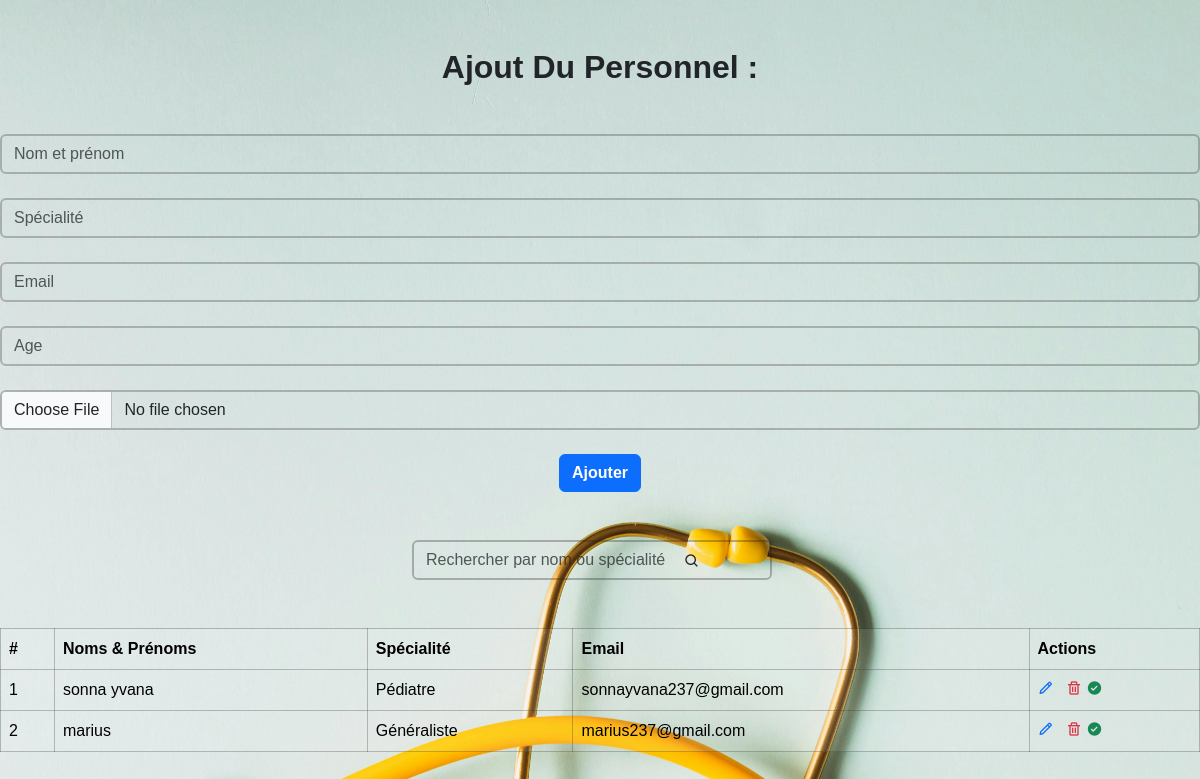
Before: /add_medecin/ (signed in) with the older database file.
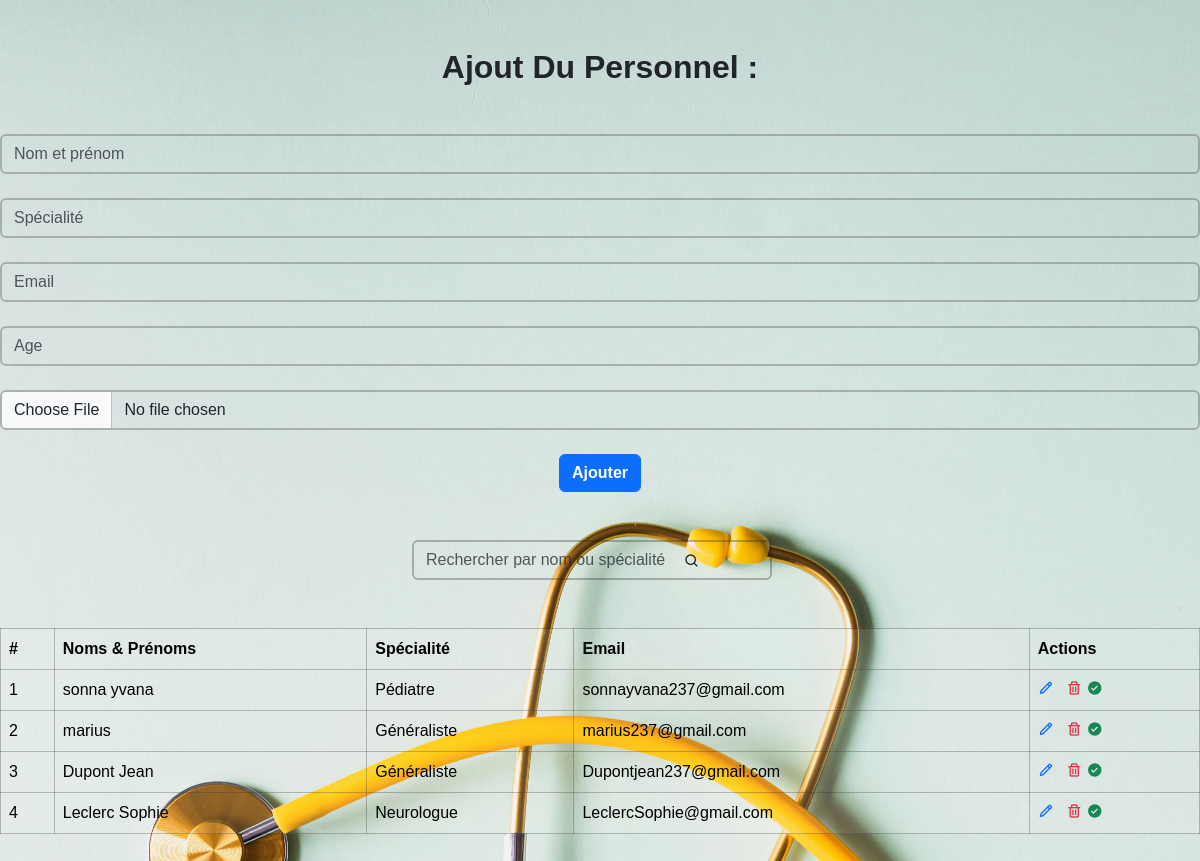
After: the same page with the newer database file.
### teleconsult_app/models.py (models this page shows, shortened)
class Medecins(models.Model):
    user = models.OneToOneField(User, on_delete=models.CASCADE, null=True)
    nom = models.CharField(max_length=100)
    specialite = models.CharField(max_length=100)
    email = models.EmailField(default='example@example.com')
    photo = models.ImageField(upload_to='images/', null=True, blank=True)
    age = models.IntegerField(default=1)
    is_active = models.BooleanField(default=False)

### teleconsult_app/views.py (the view, shortened to what this page needs)
# urls.py: path("add_medecin/", views.add_or_update_medecin, name="add_medecin"),
@user_passes_test(admin_required)
def add_or_update_medecin(request, id=None):
    if id:  # Si un ID est passé, on récupère le médecin pour la modification
        medecin = Medecins.objects.get(id=id)
    else:  # Sinon, c'est un ajout
        medecin = None
    medecins = Medecins.objects.all()
    return render(request, 'ajout_medecin.html', {'medecins': medecins, 'medecin': medecin})

### teleconsult_app/views.py (called while the page is built)
def admin_required(user):
    return user.is_superuser

### teleconsult_app/templates/ajout_medecin.html (shortened to what this page needs)
{% load static %}
<!DOCTYPE html>
<html lang="en">
<head>
    <link rel="stylesheet" href="{% static 'css/ajout_medecin.css' %}">
    <link rel="stylesheet" href="{% static 'css/bootstrap.min.css' %}">
    <link href='https://unpkg.com/boxicons@2.1.4/css/boxicons.min.css' rel='stylesheet'>
</head>
<body>
    <h2 class="text-center mb-5 mt-5 fw-bold">
    {% if medecin %}
        Modification Du Personnel :
    {%else%}
        Ajout Du Personnel :
    {% endif %}
    </h2>
    <form action="{% if medecin %}{% url 'update_medecin' medecin.id %}{% else %}{% url 'add_medecin' %}{% endif %}" method="POST">
        <div class="mb-3">
            <input type="text" id="nomInput" placeholder="Nom et prénom" class="form-control" name="nom" value="{{medecin.nom}}">
            <input type="text" id="specialiteInput" placeholder="Spécialité" class="form-control mt-4" name="specialite" value="{{medecin.specialite}}">
            <input type="text" id="emailInput" placeholder="Email" class="form-control mt-4" name="email" value="{{medecin.email}}">
            <input type="text" id="ageInput" placeholder="Age" class="form-control mt-4" name="age" value="{{medecin.age}}">
            <input class="form-control mt-4" id="formFileLg" type="file" name="photo" placeholder="Photo de profil" value="{{medecin.photo}}" >
            <button class="btn btn-primary mt-4 d-grid mx-auto fw-bold" type="submit">
            {% if medecin %}
                modifier
            {%else%}
                Ajouter
            {% endif %}
            </button>
        </div>
    </form>
    <div class="mb-2 mt-5 input-box">
        <input type="text" id="searchInput" class="form-control searchbar d-grid mx-auto" placeholder="Rechercher par nom ou spécialité">
        <i class='bx bx-search'></i>
    </div>
    <table class="table mt-5 mb-5" id="cardContainer">
        <thead>
            <tr>
                <th scope="col">#</th>
                <th scope="col">Noms & Prénoms</th>
                <th scope="col">Spécialité</th>
                <th scope="col">Email</th>
                <th scope="col">Actions</th>
            </tr>
        </thead>
        <tbody id="tbodyContainer">
            {% for medecin in medecins %}
                <tr>
                    <td>{{ medecin.id }}</td>
                    <td>{{ medecin.nom }}</td>
                    <td>{{ medecin.specialite }}</td>
                    <td>{{ medecin.email }}</td>
                    <td>
                        <span><a href="{% url 'update_medecin' medecin.id %}"><i class="bx bx-pencil icon me-2"></i></a></span>
                        <span><a href="{% url 'delete_medecin' medecin.id %}" class="text-danger"><i class="bx bx-trash icon"></i></a></span>
                        <span>
                            <a href="{% url 'activate_medecin' medecin.id %}" class="{% if medecin.is_active %}text-success{% else %}text-warning{% endif %}">
                                <i class="bx {% if medecin.is_active %}bxs-check-circle{% else %}bx-minus-circle{% endif %} icon"></i>
                            </a>
                        </span>
                    </td>
                </tr>
            {% endfor %}
        </tbody>
    </table>
</body>
</html>

Changed rows visible on the page:
added Medecins: id "3", nom "Dupont Jean", specialite "Généraliste", email "Dupontjean237@gmail.com", is_active True (drawn)
added Medecins: id "4", nom "Leclerc Sophie", specialite "Neurologue", email "LeclercSophie@gmail.com", is_active True (drawn)
